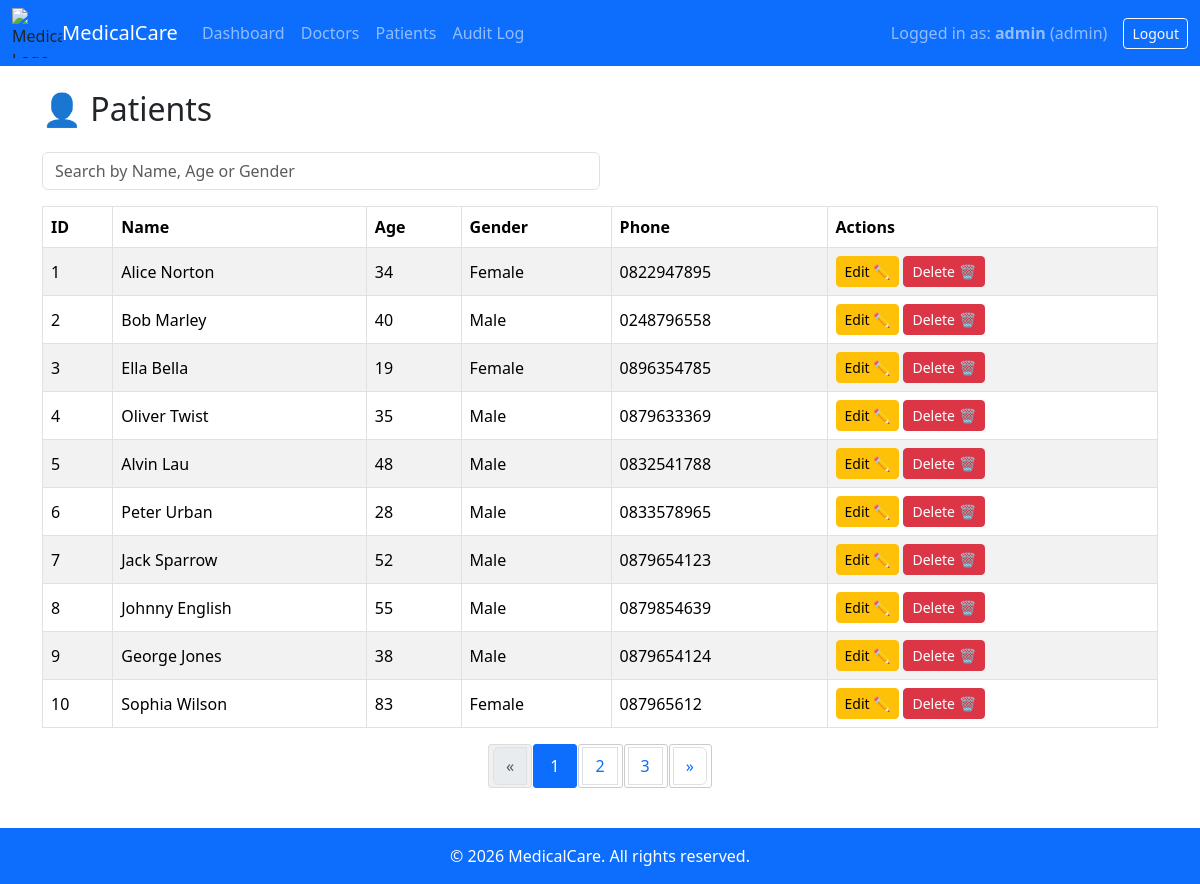
/admin/patients (signed in), run on the app's committed database.
### models.py (models this page shows)
class Patient(db.Model):
    id = db.Column(db.Integer, primary_key=True)
    user_id = db.Column(db.Integer, db.ForeignKey("user.id"), nullable=False)
    name = db.Column(db.String(100), nullable=False)
    age = db.Column(db.Integer, nullable=False)
    gender = db.Column(db.String(10), nullable=False)
    phone = db.Column(db.String(20), nullable=True)
    appointments = db.relationship("Appointment", backref="patient", lazy=True)

### app.py (the view)
@app.route("/admin/patients")
@role_required("admin")
def admin_patients():
    search_query = request.args.get('search', '', type=str)
    page = request.args.get('page', 1, type=int)
    patients_query = Patient.query
    if search_query:
        patients_query = patients_query.filter(Patient.name.ilike(f"%{search_query}%"))
    patients = paginate_query(patients_query, page)
    return render_template("admin_patients.html", patients=patients, search_query=search_query)

### app.py (called while the page is built)
@app.context_processor
def inject_now():
    return {'current_year': datetime.now().year}

def role_required(role):
    def decorator(f):
        @wraps(f)
        def wrapper(*args, **kwargs):
            if "role" not in session or session["role"] != role:
                abort(403)
            return f(*args, **kwargs)
        return wrapper
    return decorator

def paginate_query(query, page, per_page=10):
    return query.paginate(page=page, per_page=per_page, error_out=False)

### templates/admin_patients.html (shortened to what this page needs)
{% extends "base.html" %}
{% block content %}
<h2 class="mb-4">👤 Patients</h2>
<input id="patientSearch" class="form-control mb-3 w-50" type="text" placeholder="Search by Name, Age or Gender" value="{{ request.args.get('search', '') }}">
<table class="table table-striped table-bordered align-middle">
    <thead>
        <tr>
            <th>ID</th>
            <th>Name</th>
            <th>Age</th>
            <th>Gender</th>
            <th>Phone</th>
            <th>Actions</th>
        </tr>
    </thead>
    <tbody>
        {% for patient in patients.items %}
        <tr>
            <td>{{ patient.id }}</td>
            <td>{{ patient.name }}</td>
            <td>{{ patient.age }}</td>
            <td>{{ patient.gender }}</td>
            <td>{{ patient.phone }}</td>
            <td>
                <a href="{{ url_for('edit_patient', patient_id=patient.id) }}"
                   class="btn btn-sm btn-warning">Edit ✏️</a>
                <a href="{{ url_for('delete_patient', patient_id=patient.id) }}"
                   class="btn btn-danger btn-sm confirm-btn"
                   data-action="delete"
                   data-message="Are you sure you want to delete this patient? This cannot be undone.">Delete 🗑️</a>
            </td>
        </tr>
        {% else %}
        <tr>
            <td colspan="6" class="text-center">No patients found</td>
        </tr>
        {% endfor %}
    </tbody>
</table>
{% set paginator = patients %}
{% set endpoint = 'admin_patients' %}
{% set query_params = { 'search': request.args.get('search', '') } %}
{% include 'pagination.html' %}
{% endblock %}

### static/css/style.css (style rules this page uses)
html, body { height: 100%; margin: 0; display: flex; flex-direction: column; }

### data on the page
Patient: id "1", name "Alice Norton", age "34", gender "Female", phone "0822947895"
Patient: id "2", name "Bob Marley", age "40", gender "Male", phone "0248796558"
Patient: id "3", name "Ella Bella", age "19", gender "Female", phone "0896354785"
Patient: id "4", name "Oliver Twist", age "35", gender "Male", phone "0879633369"
Patient: id "5", name "Alvin Lau", age "48", gender "Male", phone "0832541788"
Patient: id "6", name "Peter Urban", age "28", gender "Male", phone "0833578965"
Patient: id "7", name "Jack Sparrow", age "52", gender "Male", phone "0879654123"
Patient: id "8", name "Johnny English", age "55", gender "Male", phone "0879854639"
Patient: id "9", name "George Jones", age "38", gender "Male", phone "0879654124"
Patient: id "10", name "Sophia Wilson", age "83", gender "Female", phone "087965612"

### other printed values
{{ session.get('username') }} "admin"
{{ session.get('role') }} "admin"
{{ page_num }} "1" "2" "3"
